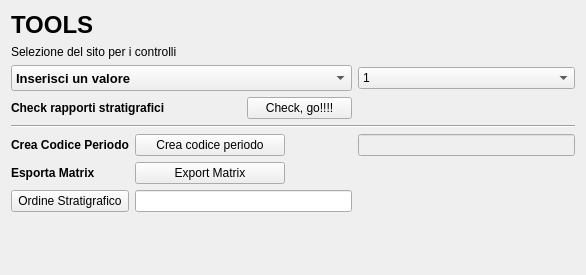
             <widget class="QWidget" name="page">
              <property name="geometry">
               <rect>
                <x>0</x>
                <y>0</y>
                <width>586</width>
                <height>275</height>
               </rect>
              </property>
              <attribute name="label">
               <string>Sistemi di controllo</string>
              </attribute>
              <layout class="QGridLayout" name="gridLayout_20">
               <item row="0" column="0">
                <widget class="QLabel" name="label_36">
                 <property name="font">
                  <font>
                   <pointsize>18</pointsize>
                   <weight>75</weight>
                   <bold>true</bold>
                  </font>
                 </property>
                 <property name="text">
                  <string>TOOLS</string>
                 </property>
                </widget>
               </item>
               <item row="1" column="0" colspan="2">
                <widget class="QLabel" name="label_9">
                 <property name="text">
                  <string>Selezione del sito per i controlli</string>
                 </property>
                </widget>
               </item>
               <item row="2" column="0" colspan="3">
                <widget class="QComboBox" name="comboBox_sito_rappcheck">
                 <property name="enabled">
                  <bool>true</bool>
                 </property>
                 <property name="minimumSize">
                  <size>
                   <width>341</width>
                   <height>26</height>
                  </size>
                 </property>
                 <property name="font">
                  <font>
                   <pointsize>10</pointsize>
                   <weight>75</weight>
                   <bold>true</bold>
                  </font>
                 </property>
                 <property name="mouseTracking">
                  <bool>true</bool>
                 </property>
                 <property name="editable">
                  <bool>false</bool>
                 </property>
                 <property name="maxVisibleItems">
                  <number>99999</number>
                 </property>
                 <property name="maxCount">
                  <number>2147483647</number>
                 </property>
                 <item>
                  <property name="text">
                   <string>Inserisci un valore</string>
                  </property>
                 </item>
                </widget>
               </item>
               <item row="3" column="0" colspan="2">
                <widget class="QLabel" name="label_70">
                 <property name="font">
                  <font>
                   <weight>75</weight>
                   <bold>true</bold>
                  </font>
                 </property>
                 <property name="text">
                  <string>Check rapporti stratigrafici</string>
                 </property>
                </widget>
               </item>
               <item row="6" column="0">
                <widget class="QLabel" name="label_48">
                 <property name="font">
                  <font>
                   <weight>75</weight>
                   <bold>true</bold>
                  </font>
                 </property>
                 <property name="text">
                  <string>Crea Codice Periodo</string>
                 </property>
                </widget>
               </item>
               <item row="6" column="1" colspan="2">
                <widget class="QPushButton" name="pushButton_crea_codice_periodo">
                 <property name="maximumSize">
                  <size>
                   <width>150</width>
                   <height>16777215</height>
                  </size>
                 </property>
                 <property name="font">
                  <font>
                   <pointsize>9</pointsize>
                  </font>
                 </property>
                 <property name="toolTip">
                  <string>Crea codice periodo</string>
                 </property>
                 <property name="text">
                  <string>Crea codice periodo</string>
                 </property>
                 <property name="icon">
                  <iconset resource="resources.qrc">
                   <normaloff>:/images/sheet.png</normaloff>:/images/sheet.png</iconset>
                 </property>
                </widget>
               </item>
               <item row="6" column="3">
                <widget class="QLineEdit" name="lineEdit_codice_periodo">
                 <property name="enabled">
                  <bool>false</bool>
                 </property>
                </widget>
               </item>
               <item row="7" column="0">
                <widget class="QLabel" name="label_45">
                 <property name="font">
                  <font>
                   <weight>75</weight>
                   <bold>true</bold>
                  </font>
                 </property>
                 <property name="text">
                  <string>Esporta Matrix</string>
                 </property>
                </widget>
               </item>
               <item row="7" column="1" colspan="2">
                <widget class="QPushButton" name="pushButton_export_matrix">
                 <property name="maximumSize">
                  <size>
                   <width>150</width>
                   <height>16777215</height>
                  </size>
                 </property>
                 <property name="font">
                  <font>
                   <pointsize>9</pointsize>
                  </font>
                 </property>
                 <property name="toolTip">
                  <string>Export Matrix</string>
                 </property>
                 <property name="text">
                  <string>Export Matrix</string>
                 </property>
                 <property name="icon">
                  <iconset resource="resources.qrc">
                   <normaloff>:/images/sheet.png</normaloff>:/images/sheet.png</iconset>
                 </property>
                </widget>
               </item>
               <item row="8" column="0">
                <widget class="QPushButton" name="pushButton_orderLayers">
                 <property name="font">
                  <font>
                   <pointsize>9</pointsize>
                  </font>
                 </property>
                 <property name="text">
                  <string>Ordine Stratigrafico</string>
                 </property>
                </widget>
               </item>
               <item row="8" column="1" colspan="2">
                <widget class="QLineEdit" name="lineEditOrderLayer">
                 <property name="enabled">
                  <bool>true</bool>
                 </property>
                </widget>
               </item>
               <item row="9" column="2">
                <spacer name="verticalSpacer_3">
                 <property name="orientation">
                  <enum>Qt::Vertical</enum>
                 </property>
                 <property name="sizeHint" stdset="0">
                  <size>
                   <width>20</width>
                   <height>209</height>
                  </size>
                 </property>
                </spacer>
               </item>
               <item row="2" column="3">
                <widget class="QComboBox" name="comboBox_area_rappcheck">
                 <item>
                  <property name="text">
                   <string>1</string>
                  </property>
                 </item>
                 <item>
                  <property name="text">
                   <string>2</string>
                  </property>
                 </item>
                 <item>
                  <property name="text">
                   <string>3</string>
                  </property>
                 </item>
                 <item>
                  <property name="text">
                   <string>4</string>
                  </property>
                 </item>
                 <item>
                  <property name="text">
                   <string>5</string>
                  </property>
                 </item>
                 <item>
                  <property name="text">
                   <string>6</string>
                  </property>
                 </item>
                 <item>
                  <property name="text">
                   <string>7</string>
                  </property>
                 </item>
                 <item>
                  <property name="text">
                   <string>8</string>
                  </property>
                 </item>
                 <item>
                  <property name="text">
                   <string>9</string>
                  </property>
                 </item>
                 <item>
                  <property name="text">
                   <string>10</string>
                  </property>
                 </item>
                </widget>
               </item>
               <item row="3" column="2">
                <widget class="QPushButton" name="pushButton_rapp_check">
                 <property name="font">
                  <font>
                   <pointsize>9</pointsize>
                  </font>
                 </property>
                 <property name="toolTip">
                  <string>Check, go!!!!</string>
                 </property>
                 <property name="text">
                  <string>Check, go!!!!</string>
                 </property>
                 <property name="icon">
                  <iconset resource="resources.qrc">
                   <normaloff>:/images/sheet.png</normaloff>:/images/sheet.png</iconset>
                 </property>
                </widget>
               </item>
               <item row="4" column="0" colspan="4">
                <widget class="Line" name="line">
                 <property name="orientation">
                  <enum>Qt::Horizontal</enum>
                 </property>
                </widget>
               </item>
              </layout>
             </widget>
